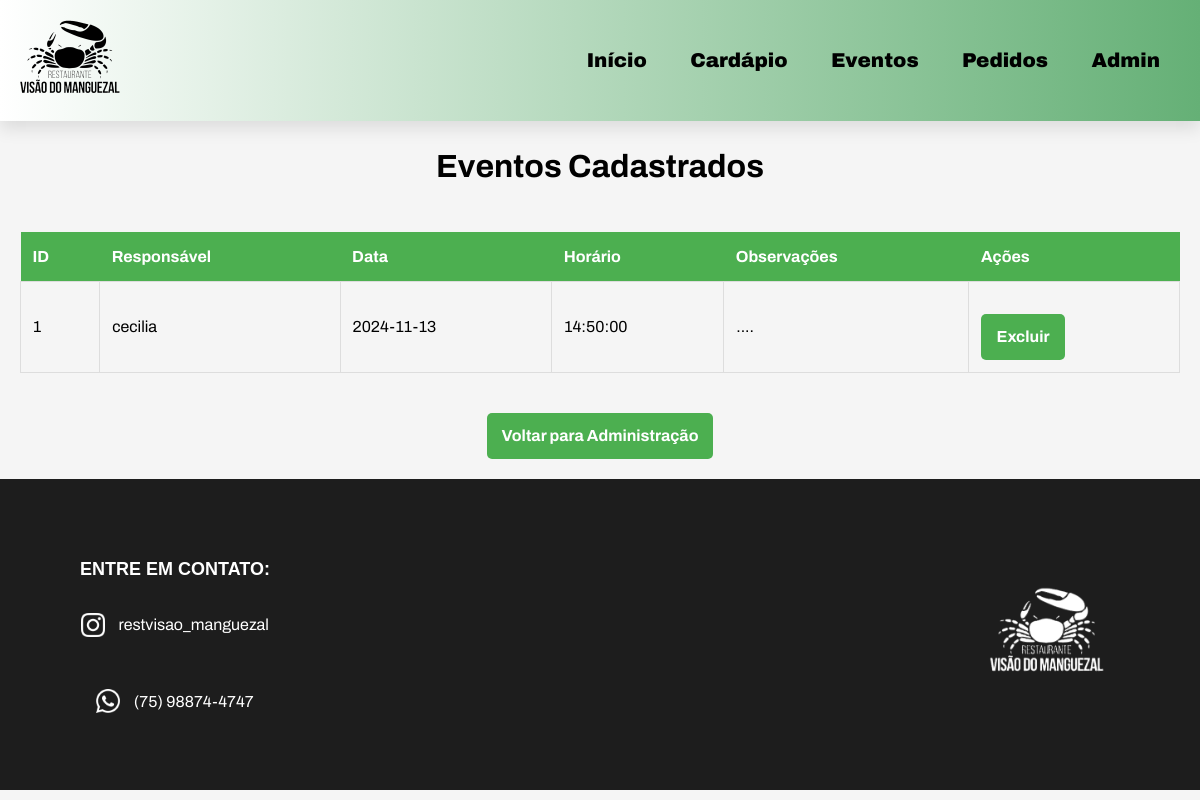
Page /admin/eventos on the earlier database version.
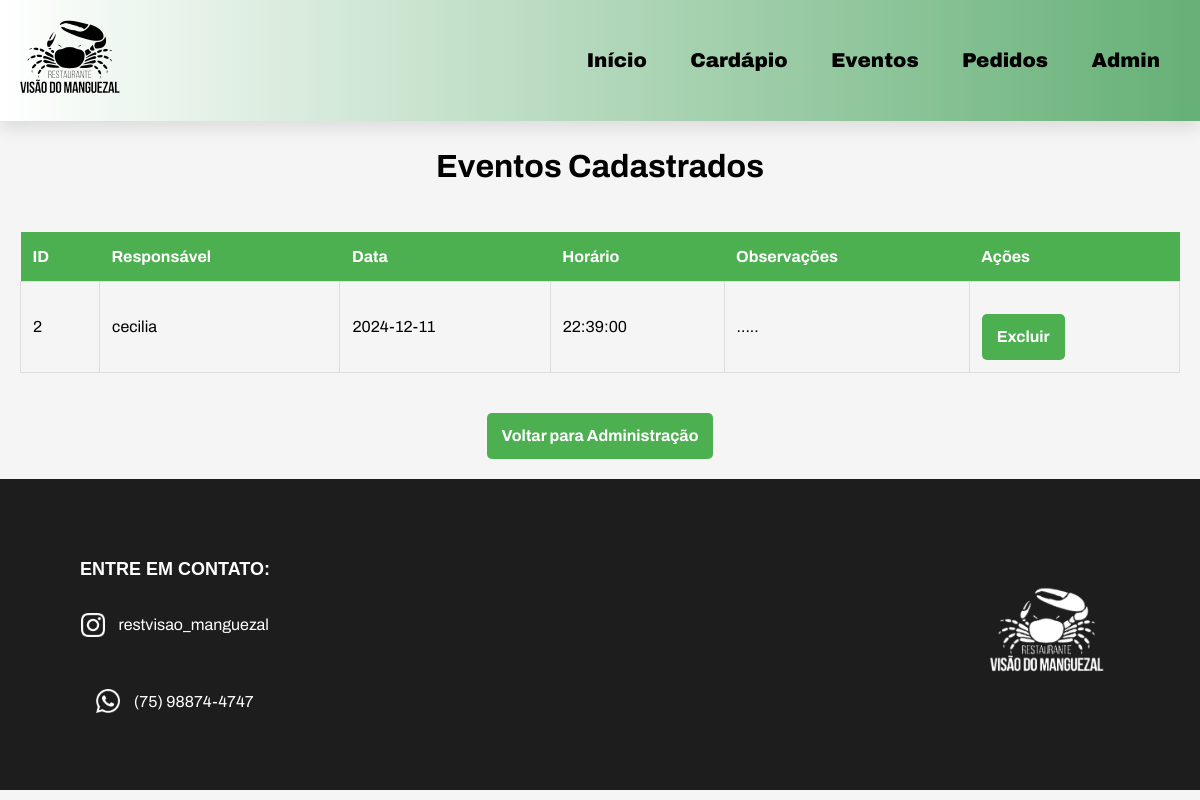
Same page on the later database version.
### restaurante/models.py (models this page shows, shortened)
class Eventos(database.Model):
    __tablename__ = 'eventos'
    id = database.Column(database.Integer, primary_key=True)
    data_evento = database.Column(database.Date, nullable=False)
    responsavel = database.Column(database.String, nullable=False)
    quantidade_pessoas = database.Column(database.Integer, nullable=False)
    horario_evento = database.Column(database.String, nullable=False)  # Armazenado como string
    observacao = database.Column(database.Text)

### restaurante/routes.py (the view)
@app.route('/admin/eventos')
def admin_eventos():
    eventos = Eventos.query.all()  # Consulta eventos cadastrados
    return render_template('admin_eventos.html', eventos=eventos)

### restaurante/templates/admin_eventos.html (shortened to what this page needs)
{% extends "homepage.html" %}
{% block style %}
<link rel="stylesheet" href="{{ url_for('static', filename='css/homepage.css') }}">
<link rel="stylesheet" href="{{ url_for('static', filename='css/admin.css') }}">
{% endblock %}
{% block header %}
<header>
    <div class="logo">
      <a href="/"> <img class="logo" src="{{ url_for('static', filename='images/logo.png') }}" alt="Logo"></a>
</div>
    <nav class="navbar">
      <div class=" botoes">
        <ul>
          <a href="/"><li>Início</li></a>
          <a href="/cardapio"><li>Cardápio</li></a>
          <a href="/eventos"><li>Eventos</li></a>
          <a href="/pedidos"><li>Pedidos</li></a>
          <a href="/adm"><li>Admin</li></a>
        </ul>
    </div>
    </nav>
</header>
{% endblock %}
{% block main1 %}
<main class="admin-page">
    <h1>Eventos Cadastrados</h1>
    <table>
        <thead>
            <tr>
                <th>ID</th>
                <th>Responsável</th>
                <th>Data</th>
                <th>Horário</th>
                <th>Observações</th>
                <th>Ações</th>
            </tr>
        </thead>
        <tbody>
            {% for evento in eventos %}
            <tr>
                <td>{{ evento.id }}</td>
                <td>{{ evento.responsavel }}</td>
                <td>{{ evento.data_evento }}</td>
                <td>{{ evento.horario_evento }}</td>
                <td>{{ evento.observacao }}</td>
                <td>
                    <a href="{{ url_for('excluir_evento', id=evento.id) }}" class="btn btn-danger" onclick="return confirm('Tem certeza que deseja excluir este evento?');">Excluir</a>
                </td>
            </tr>
            {% endfor %}
        </tbody>
    </table>
    <a href="{{ url_for('adm')}}">Voltar para Administração</a>
  </main>
  {% endblock %}

### restaurante/templates/homepage.html (shortened to what this page needs)
<!DOCTYPE html>
<html lang="en">
<head>
    {% block style %}{% endblock %}
  </head>
<body>
  {% block header %}{% endblock %}
  {% block main1 %}{% endblock %}
    </body>
{% block footer %}
<footer class="rodape">
  <div>
      <div class="redes-container">
          <h3 class="titulo-rodape"> ENTRE EM CONTATO: </h3>
          <a href="https://www.instagram.com/restvisao_manguezal?igsh=MWl3cmgxaHpqNmk2NQ==">
          <img class="redes-sociais" src="{{ url_for('static', filename='images/rodape/insta.webp') }}" alt="Instagram">
          <span class="texto-redes-sociais">restvisao_manguezal</span>
          </a>
          <br>
          <a href="https://wa.me/5575988744747">
           <img class="redes-sociais" src="{{ url_for('static', filename='images/rodape/whatsapp.png') }}" alt="WhatsApp">
           <span class="texto-redes-sociais">(75) 98874-4747</span>
          </a>
      </div>
  </div>
  <a href="/"><img class="logo-rodape" src="{{ url_for('static', filename='images/rodape/logo-rodape.png') }}" alt="Imagem"></a>
</footer>
{% endblock %}
</html>

### restaurante/static/css/homepage.css (style rules this page uses)
* { margin: 0; padding: 0; box-sizing: border-box; font-family: "Archivo"; }
header { top: 0; left: 0; right: 0; background:linear-gradient(to right, white, #65b076); padding: 2rem 9%; display: flex; align-items: center; justify-content: space-between; z-index: 1000; box-shadow: 0 .5rem 1rem rgba(0, 0, 0, .1); flex-direction: row; }
li { display: inline-block; margin: 20px; font-weight: 1000; font-size: 20px; }
a { color: #000000; }
.rodape { display: flex; justify-content: space-between; align-items: center; background-color: #1d1d1d; margin: 0; padding: 3rem 5rem; color: white; }
.titulo-rodape { font-family: "Quicksand", sans-serif; font-size: 18px; color: white; margin-bottom: 16px; }
.logo-rodape { height: 13rem; }
.redes-container { display: flex; flex-direction: column; gap: 0.75rem; }
.redes-sociais { height: 1.5rem; margin-right: 10px; vertical-align: middle; }
.texto-redes-sociais { color: white; font-size: 16px; display: inline-block; vertical-align: middle; }
.redes-container a { text-decoration: none; color: white; }
.redes-container { display: flex; flex-direction: column; }
body { font-family: Arial, sans-serif; background-color: #EAF5EA; margin: 0; padding: 0; }
h1 { text-align: center; margin-bottom: 40px; }
body { font-family: Arial, sans-serif; background-color: #f5f5f5; margin: 0; padding: 0; text-align: center; }
header { background-color: #e5f8e5; padding: 20px; }
main { padding: 20px; }
footer { margin-top: 30px; }
body { font-family: Arial, sans-serif; line-height: 1.6; }

### restaurante/static/css/admin.css (style rules this page uses)
.admin-page table { width: 100%; border-collapse: collapse; margin: 20px 0; font-family: Arial, sans-serif; }
.admin-page table th { background-color: #4CAF50; color: white; text-align: left; padding: 12px; }
.admin-page table td { border: 1px solid #ddd; padding: 12px; text-align: left; }
.admin-page a { display: inline-block; margin-top: 20px; padding: 10px 15px; background-color: #4CAF50; color: white; text-decoration: none; border-radius: 5px; font-weight: bold; text-align: center; }
.btn-danger { background-color: red; color: white; padding: 8px 12px; border-radius: 4px; text-decoration: none; font-weight: bold; }

Differences in the rows shown:
removed Eventos: id "1", responsavel "cecilia", data_evento "2024-11-13", horario_evento "14:50:00", observacao "...."
added Eventos: id "2", responsavel "cecilia", data_evento "2024-12-11", horario_evento "22:39:00", observacao "....."
